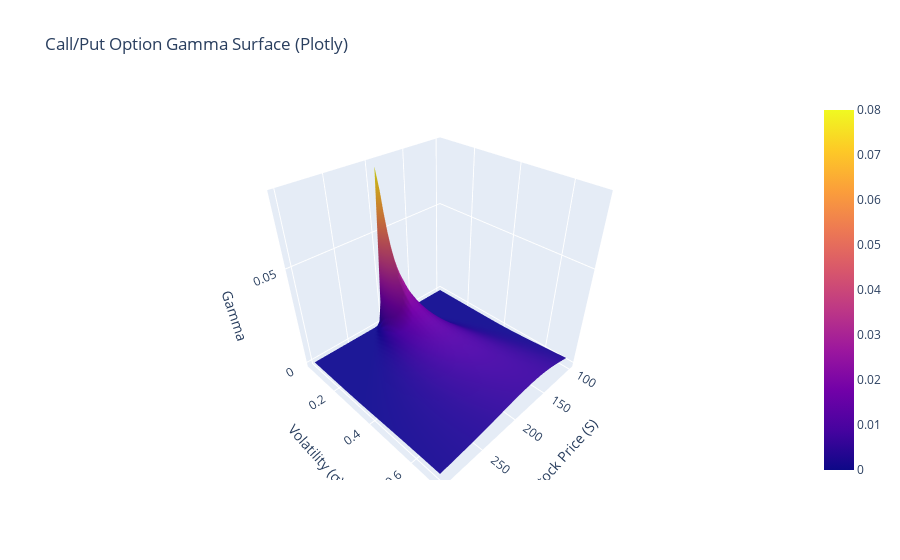

Notebook code for this chart:
### Code cell
# Gamma surface - Plotly
gamma_grid = np.vectorize(lambda S, sigma: gamma(S, K, T, r, sigma))(S_grid, sigma_grid)

fig = go.Figure(data=[go.Surface(
    z=gamma_grid,
    x=S_grid,
    y=sigma_grid,
    colorscale='Plasma'
)])

fig.update_layout(
    title="Call/Put Option Gamma Surface (Plotly)",
    scene=dict(
        xaxis_title="Stock Price (S)",
        yaxis_title="Volatility (σ)",
        zaxis_title="Gamma"
    )
)
fig.show()

### Figure 1 — Plotly figure (JSON) as saved in the notebook; plotly's stock layout.template omitted (floating-point values rounded to 4 significant figures; data arrays with more than 128 entries replaced by an {"elided": "..."} marker saying what was removed)
{"data": [{"colorscale": [[0, "#0d0887"], [0.1111, "#46039f"], [0.2222, "#7201a8"], [0.3333, "#9c179e"], [0.4444, "#bd3786"], [0.5556, "#d8576b"], [0.6667, "#ed7953"], [0.7778, "#fb9f3a"], [0.8889, "#fdca26"], [1, "#f0f921"]], "type": "surface", "x": {"elided": "50x50 float values"}, "y": {"elided": "50x50 float values"}, "z": {"elided": "50x50 float values"}}], "layout": {"scene": {"xaxis": {"title": {"text": "Stock Price (S)"}}, "yaxis": {"title": {"text": "Volatility (σ)"}}, "zaxis": {"title": {"text": "Gamma"}}}, "title": {"text": "Call/Put Option Gamma Surface (Plotly)"}}}
